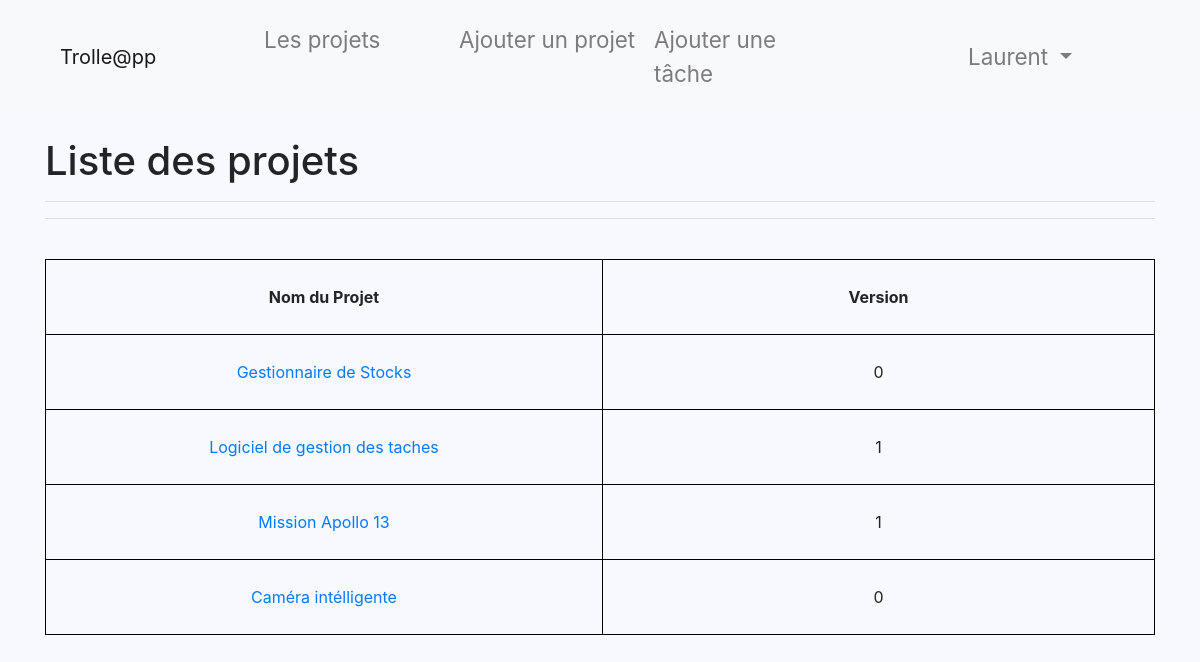
Screenshot of /projmanager/projects/ (signed in) with the database file from the repository.
### projmanager/models.py (models this page shows, shortened)
class Project(models.Model):
    title = models.CharField(max_length=200)
    description = models.TextField(max_length=200)
    version = models.IntegerField()

### projmanager/views.py (the view)
# urls.py: path('projects/', views.List_project, name='projects'),
@login_required
def List_project(request):
    title_list_project = Project.objects.all()
    context = {'title_list_project': title_list_project}
    return render(request, 'projmanager/projects.html', context)

### projmanager/templates/projmanager/projects.html (shortened to what this page needs)
{% extends 'projmanager/base.html' %}
{% block content %}
    <h1>Liste des projets</h1><hr>
    {% if title_list_project %}
    	<div class="tabz">
    	<table>
    		<tr>
    			<th>Nom du Projet</th>
    			<th>Version</th><hr><br>
    		</tr>
    		{% for title in title_list_project %}
    			<tr>
    				<td><a href="{% url 'projmanager:tasks' title.id %}">{{ title.title }}</a></td>
    				<td>{{ title.version }}</td>
    			</tr>
    		{% endfor %}
    	</table>
    	</div>
    {% else %}
        <p>No titles are available.</p>
    {% endif %}
{% endblock %}

### projmanager/templates/projmanager/base.html (shortened to what this page needs)
{% load static %}
<!doctype html>
<html lang="en">
<head>
  <link rel="stylesheet" href="https://stackpath.bootstrapcdn.com/bootstrap/4.1.3/css/bootstrap.min.css">
  <link rel="stylesheet" href="{% static "projmanager/main.css" %}" />
</head>
<body>
	{% if user.is_authenticated %}
  <div class="barba">
  <nav class="navbar navbar-expand-lg navbar-light bg-light mb-4">
    <div class="container">
      <a class="navbar-brand" href="{% url 'projmanager:projects' %}">Trolle@pp</a>
      <div class="collapse navbar-collapse" id="navbarSupportedContent">
        <ul class="navbar-nav mr-auto">
          <li class="nav-item">
            <a class="nav-link" href="{% url 'projmanager:projects' %}">Les projets</a>
          </li>
            <li class="nav-item">
              <a class="nav-link" href="{% url 'projmanager:newproject' %}">Ajouter un projet</a>
            </li>
            <li class="nav-item">
             <span style=a:hover{color:white;}> <a class="nav-link" href="{% url 'projmanager:new_task' %}">Ajouter une tâche</a></span>
            </li>
          {% endif %}
        </ul>
        {% if user.is_authenticated %}
          <ul class="navbar-nav">
            <li class="nav-item dropdown">
              <a class="nav-link dropdown-toggle" href="#" id="navbarDropdown" role="button" data-toggle="dropdown" aria-haspopup="true" aria-expanded="false">
                {{ user.username }}
              </a>
            </li>
          </ul>
        {% endif %}
      </div>
    </div>
  </nav>
  </div>
  <div class="container">
    {% block content %}
    {% endblock %}
  </div>

### projmanager/static/projmanager/main.css (style rules this page uses)
body { background: #F8F8FF; }
th, td, tr { border-style: solid; border-width: 1px; border-color: black; border-collapse: collapse; margin: 20px; padding: 25px; width: 625px; }
td, th { text-align: center; }
.barba { color: white; font-size: 1.4em; }
.barba a { color: white; }
.barba a { padding: 15px; width: 195px; color: white; }
.navbar-brand { color: green; width: 200px; padding: 30px : margin: 20px : }
.nav-item, .nav-link a { color: white; }

### rows the page displays
Project: title "Gestionnaire de Stocks", version "0"
Project: title "Logiciel de gestion des taches", version "1"
Project: title "Mission Apollo 13", version "1"
Project: title "Caméra intélligente", version "0"

### other values shown
{{ user.username }} "Laurent"
